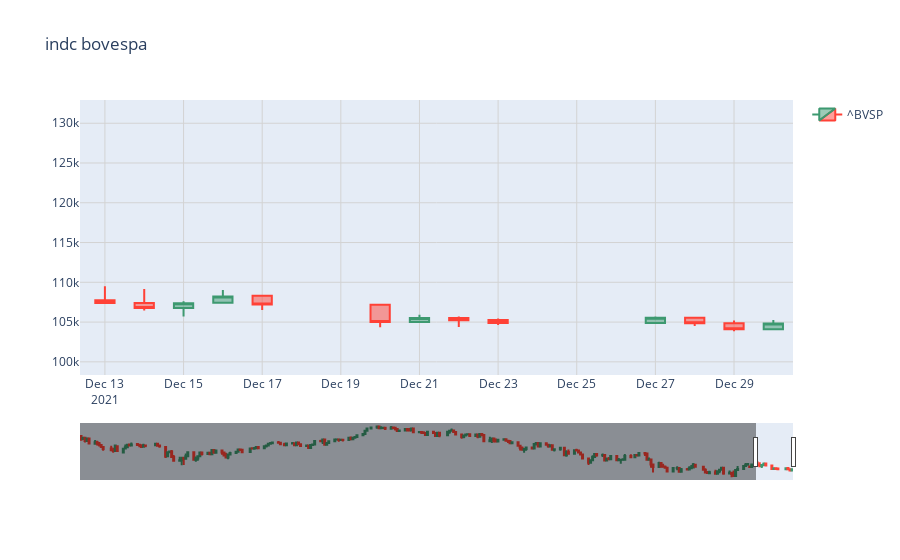

Write notebook code for a chart like this one.
### Code cell
graph = {
    "x":bvsp.index,
    'open':bvsp.Open,
    'close':bvsp.Close,
    'high':bvsp.High,
    'low': bvsp.Low,
    'type': 'candlestick',
    'name': '^BVSP',
    "showlegend": True
}

from plotly import graph_objects
from plotly.graph_objs import Layout

grafico = graph_objects.Figure(
    data= [graph],
    layout_title='indc bovespa',)

grafico.update_xaxes(showgrid=True,gridwidth=1, gridcolor="LightGrey")
grafico.update_yaxes(showgrid=True,gridwidth=1, gridcolor="LightGrey")
grafico

### Figure 1 — Plotly figure (JSON) as saved in the notebook; plotly's stock layout.template omitted (floating-point values rounded to 4 significant figures; data arrays with more than 128 entries replaced by an {"elided": "..."} marker saying what was removed)
{"data": [{"close": {"elided": "242 int values"}, "high": {"elided": "242 int values"}, "low": {"elided": "242 int values"}, "name": "^BVSP", "open": {"elided": "242 int values"}, "showlegend": true, "type": "candlestick", "x": {"elided": "242 str values"}}], "layout": {"autosize": true, "title": {"text": "indc bovespa"}, "xaxis": {"autorange": false, "gridcolor": "LightGrey", "gridwidth": 1, "range": ["2021-12-12 08:47:34.343", "2021-12-30 12:00"], "rangeslider": {"autorange": true, "range": ["2021-01-10 12:00", "2021-12-30 12:00"], "yaxis": {"_template": null, "rangemode": "match"}}, "showgrid": true, "type": "date"}, "yaxis": {"autorange": true, "gridcolor": "LightGrey", "gridwidth": 1, "range": [98350.0, 132900.0], "showgrid": true}}}
